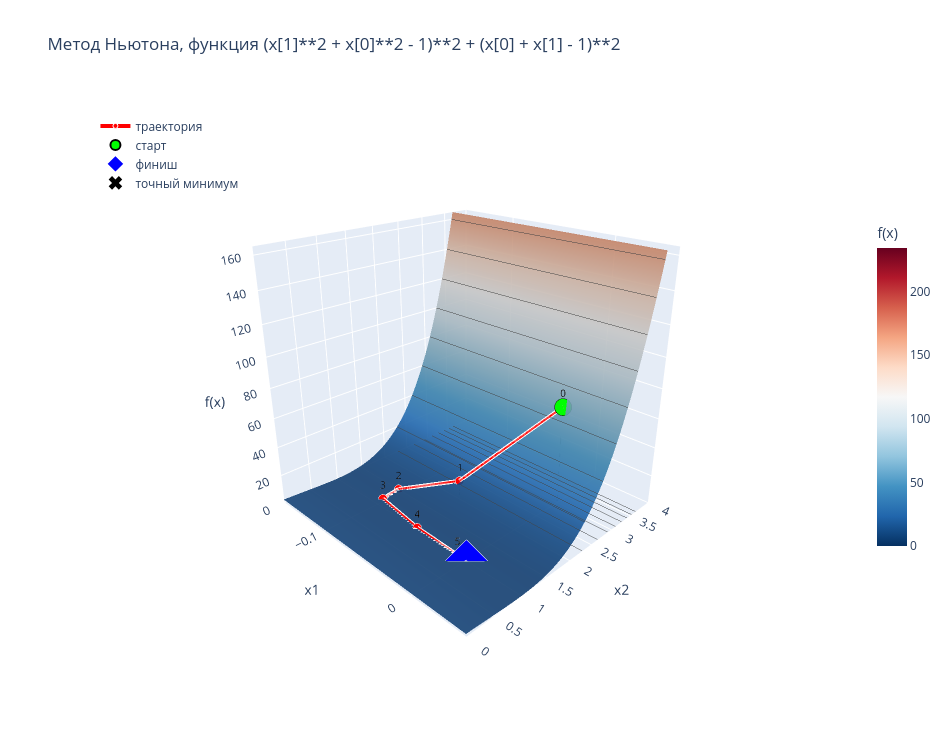

The code cell stored with this chart in its notebook:
### Code cell
plot_trajectory_3d_plotly(function_5, traj_newton, title="Метод Ньютона, функция (x[1]**2 + x[0]**2 - 1)**2 + (x[0] + x[1] - 1)**2", exact=(0, 1))

### Figure 1 — Plotly figure (JSON) as saved in the notebook; plotly's stock layout.template omitted (floating-point values rounded to 4 significant figures; data arrays with more than 128 entries replaced by an {"elided": "..."} marker saying what was removed)
{"data": [{"colorbar": {"len": 0.6, "title": {"text": "f(x)"}}, "colorscale": [[0, "rgb(5,48,97)"], [0.1, "rgb(33,102,172)"], [0.2, "rgb(67,147,195)"], [0.3, "rgb(146,197,222)"], [0.4, "rgb(209,229,240)"], [0.5, "rgb(247,247,247)"], [0.6, "rgb(253,219,199)"], [0.7, "rgb(244,165,130)"], [0.8, "rgb(214,96,77)"], [0.9, "rgb(178,24,43)"], [1, "rgb(103,0,31)"]], "contours": {"z": {"highlightcolor": "black", "project": {"z": true}, "show": true, "usecolormap": false}}, "name": "поверхность", "opacity": 0.9, "showscale": true, "type": "surface", "x": {"elided": "100x100 float values"}, "y": {"elided": "100x100 float values"}, "z": {"elided": "100x100 float values"}}, {"hoverinfo": "skip", "line": {"color": "white", "width": 8}, "mode": "lines", "showlegend": false, "type": "scatter3d", "x": [0.0, -0.06222, -0.1032, -0.1034, -0.05404, -0.008801, -0.0002032, -1.166e-07], "y": [3.0, 2.058, 1.472, 1.153, 1.03, 1.003, 1.0, 1.0], "z": [68.0, 11.48, 1.522, 0.1181, 0.004681, 7.767e-05, 4.249e-08, 1.242e-14]}, {"line": {"color": "red", "width": 4}, "marker": {"color": "red", "line": {"color": "white", "width": 1}, "size": 5}, "mode": "lines+markers+text", "name": "траектория", "text": ["0", "1", "2", "3", "4", "5", "6", "7"], "textfont": {"color": "black", "size": 10}, "textposition": "top center", "type": "scatter3d", "x": [0.0, -0.06222, -0.1032, -0.1034, -0.05404, -0.008801, -0.0002032, -1.166e-07], "y": [3.0, 2.058, 1.472, 1.153, 1.03, 1.003, 1.0, 1.0], "z": [68.0, 11.48, 1.522, 0.1181, 0.004681, 7.767e-05, 4.249e-08, 1.242e-14]}, {"hoverinfo": "skip", "line": {"color": "gray", "dash": "dot", "width": 1}, "mode": "lines", "showlegend": false, "type": "scatter3d", "x": [0, 0], "y": [3, 3], "z": [1.242e-14, 68]}, {"hoverinfo": "skip", "line": {"color": "gray", "dash": "dot", "width": 1}, "mode": "lines", "showlegend": false, "type": "scatter3d", "x": [-0.06222, -0.06222], "y": [2.058, 2.058], "z": [1.242e-14, 11.48]}, {"hoverinfo": "skip", "line": {"color": "gray", "dash": "dot", "width": 1}, "mode": "lines", "showlegend": false, "type": "scatter3d", "x": [-0.1032, -0.1032], "y": [1.472, 1.472], "z": [1.242e-14, 1.522]}, {"hoverinfo": "skip", "line": {"color": "gray", "dash": "dot", "width": 1}, "mode": "lines", "showlegend": false, "type": "scatter3d", "x": [-0.1034, -0.1034], "y": [1.153, 1.153], "z": [1.242e-14, 0.1181]}, {"hoverinfo": "skip", "line": {"color": "gray", "dash": "dot", "width": 1}, "mode": "lines", "showlegend": false, "type": "scatter3d", "x": [-0.05404, -0.05404], "y": [1.03, 1.03], "z": [1.242e-14, 0.004681]}, {"hoverinfo": "skip", "line": {"color": "gray", "dash": "dot", "width": 1}, "mode": "lines", "showlegend": false, "type": "scatter3d", "x": [-0.008801, -0.008801], "y": [1.003, 1.003], "z": [1.242e-14, 7.767e-05]}, {"hoverinfo": "skip", "line": {"color": "gray", "dash": "dot", "width": 1}, "mode": "lines", "showlegend": false, "type": "scatter3d", "x": [-0.0002032, -0.0002032], "y": [1.0, 1.0], "z": [1.242e-14, 4.249e-08]}, {"hoverinfo": "skip", "line": {"color": "gray", "dash": "dot", "width": 1}, "mode": "lines", "showlegend": false, "type": "scatter3d", "x": [-1.166e-07, -1.166e-07], "y": [1.0, 1.0], "z": [1.242e-14, 1.242e-14]}, {"marker": {"color": "lime", "line": {"color": "black", "width": 2}, "size": 10}, "mode": "markers", "name": "старт", "type": "scatter3d", "x": [0], "y": [3], "z": [68]}, {"marker": {"color": "blue", "line": {"color": "white", "width": 2}, "size": 14, "symbol": "diamond"}, "mode": "markers", "name": "финиш", "type": "scatter3d", "x": [-1.166e-07], "y": [1.0], "z": [1.242e-14]}, {"marker": {"color": "black", "size": 12, "symbol": "x"}, "mode": "markers", "name": "точный минимум", "type": "scatter3d", "x": [0], "y": [1], "z": [0]}], "layout": {"height": 750, "legend": {"bgcolor": "rgba(255,255,255,0.7)", "x": 0.02, "y": 0.98}, "scene": {"aspectmode": "cube", "camera": {"eye": {"x": 1.6, "y": -1.6, "z": 1}}, "xaxis": {"range": [-0.155, 0.05168], "title": {"text": "x1"}}, "yaxis": {"range": [0, 4], "title": {"text": "x2"}}, "zaxis": {"range": [1.242e-14, 164.8], "title": {"text": "f(x)"}}}, "title": {"text": "Метод Ньютона, функция (x[1]**2 + x[0]**2 - 1)**2 + (x[0] + x[1] - 1)**2"}, "width": 950}}
